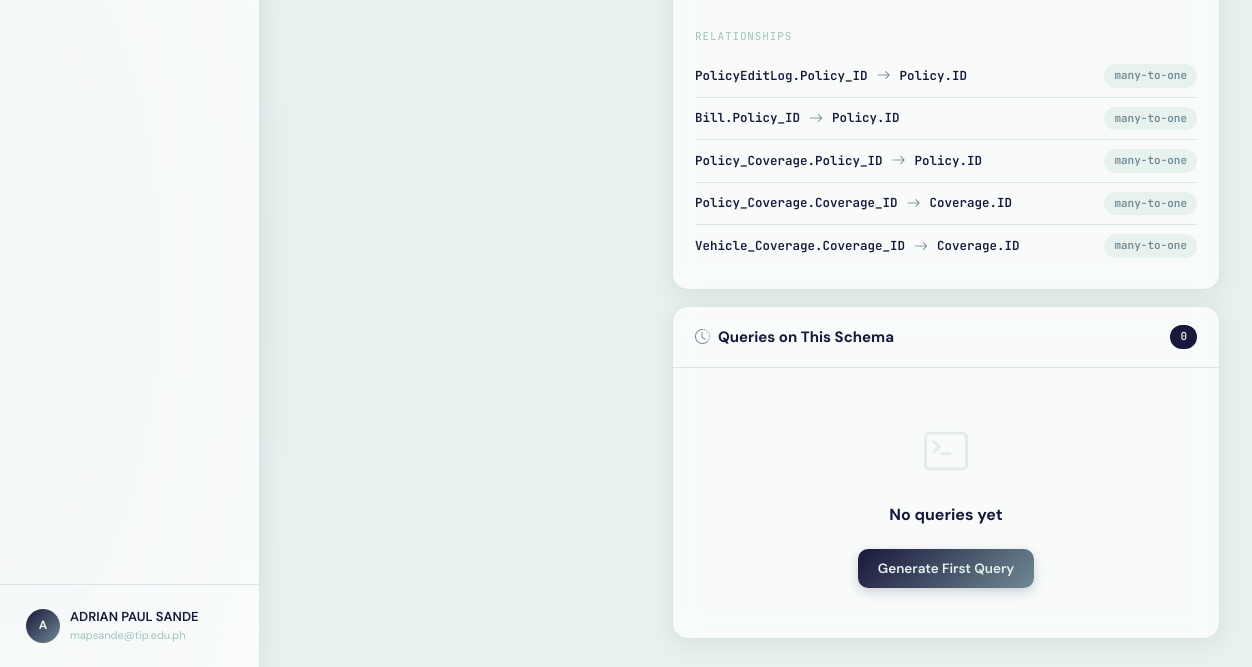
The page /schemas/23 (signed in, lower part) on the database as committed earlier.
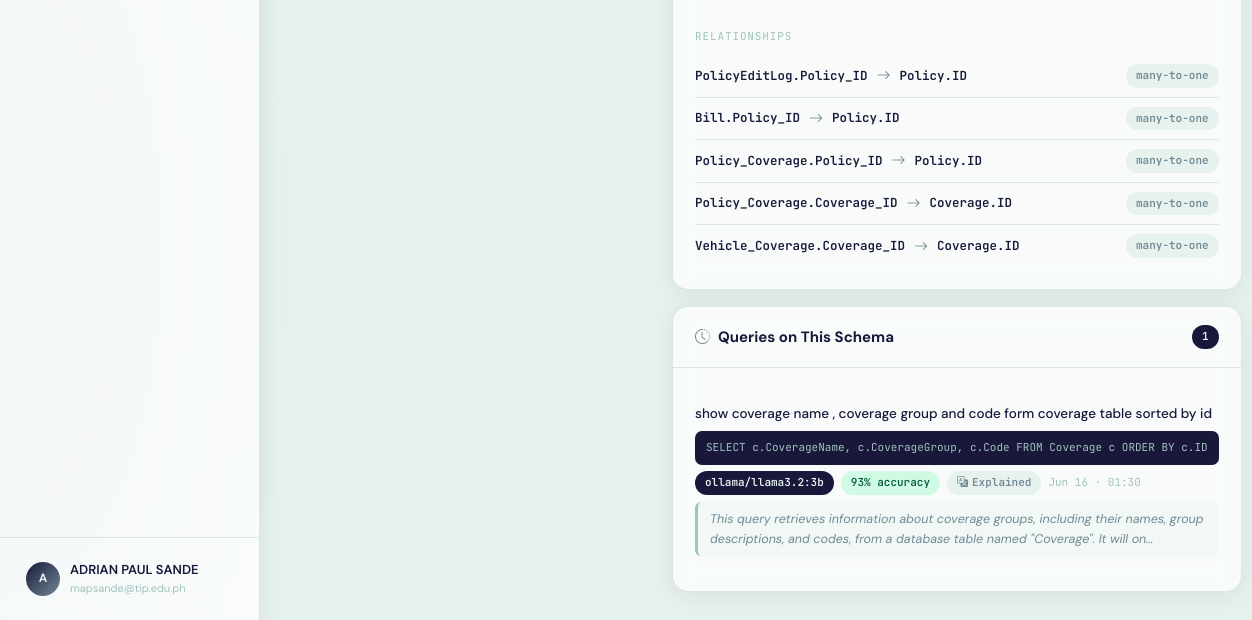
The same page on the database as committed later.
### app.py (models this page shows)
class QueryHistory(db.Model):
    __tablename__ = "query_history"
    id             = db.Column(db.Integer, primary_key=True)
    user_id        = db.Column(db.Integer, db.ForeignKey("users.id"), nullable=False)
    schema_id      = db.Column(db.Integer, db.ForeignKey("schema_uploads.id"), nullable=True)
    natural_query  = db.Column(db.Text, nullable=False)
    generated_sql  = db.Column(db.Text, default="")
    model_used     = db.Column(db.String(80), default="")
    sql_explanation = db.Column(db.Text, default="")     # Feature 2: plain-English explanation
    accuracy_score  = db.Column(db.Float, default=None)  # Feature 4: confidence score
    accuracy_notes  = db.Column(db.Text, default="")     # Feature 4: validation notes
    conversation_context = db.Column(db.Text, default="")  # Feature 3: JSON conversation history
    created_at     = db.Column(db.DateTime, default=datetime.datetime.utcnow)

### app.py (the view)
@app.route("/schemas/<int:schema_id>")
@login_required
def schema_detail(schema_id):
    schema = SchemaUpload.query.filter_by(id=schema_id, user_id=current_user.id).first_or_404()
    if schema.confirmed_schema:
        parsed = json.loads(schema.confirmed_schema)
    elif schema.parsed_schema:
        parsed = json.loads(schema.parsed_schema)
    else:
        parsed = {}
    queries = QueryHistory.query.filter_by(schema_id=schema_id)\
              .order_by(QueryHistory.created_at.desc()).all()
    return render_template("schema_detail.html", schema=schema, parsed=parsed, queries=queries)

### app.py (called while the page is built)
@login_manager.user_loader
def load_user(user_id):
    return db.session.get(User, int(user_id))

### templates/schema_detail.html (shortened to what this page needs)
{% extends "base.html" %}
{% block content %}
<div class="detail-grid">
  <div>
    <div class="card fade-in fade-in-2" style="margin-bottom:16px;">
      <div class="card-body">
        {% if parsed.tables %}
          <div style="display:grid;grid-template-columns:repeat(auto-fill,minmax(200px,1fr));gap:11px;margin-bottom:18px;">
          </div>
          {% if parsed.relationships %}
          <div>
            <div style="font-size:11px;font-family:var(--mono);color:var(--text-xs);text-transform:uppercase;letter-spacing:.08em;margin-bottom:9px;">Relationships</div>
            {% for rel in parsed.relationships %}
            <div class="rel-row">
              <span class="rel-from">{{ rel.from_table }}.{{ rel.from_col }}</span>
              <i class="bi bi-arrow-right rel-arrow"></i>
              <span class="rel-from">{{ rel.to_table }}.{{ rel.to_col }}</span>
              <span class="badge badge-light" style="margin-left:auto;">{{ rel.type }}</span>
            </div>
            {% endfor %}
          </div>
          {% endif %}
        {% endif %}
      </div>
    </div>
    <div class="card fade-in fade-in-3">
      <div class="card-header">
        <div class="card-title"><i class="bi bi-clock-history" style="color:var(--primary-mid);margin-right:8px;"></i>Queries on This Schema</div>
        <span class="badge badge-dark">{{ queries|length }}</span>
      </div>
      <div class="card-body">
        {% if queries %}
          {% for q in queries %}
          <div class="qh-item">
            <div class="qh-q">{{ q.natural_query[:100] }}{% if q.natural_query|length > 100 %}…{% endif %}</div>
            <div class="qh-sql-mini">{{ q.generated_sql[:120] }}{% if q.generated_sql|length > 120 %}…{% endif %}</div>
            <div style="display:flex;gap:7px;align-items:center;flex-wrap:wrap;">
              <span class="badge {{ 'badge-dark' if q.model_used != 'heuristic' else 'badge-amber' }}">{{ q.model_used }}</span>
              {% if q.accuracy_score is not none %}
              <span class="badge {{ 'badge-green' if q.accuracy_score >= 85 else 'badge-amber' if q.accuracy_score >= 60 else 'badge-red' }}">
                {{ q.accuracy_score|int }}% accuracy
              </span>
              {% endif %}
              {% if q.sql_explanation %}
              <span class="badge badge-light" title="{{ q.sql_explanation }}"><i class="bi bi-translate"></i> Explained</span>
              {% endif %}
              <span style="font-size:11px;color:var(--text-xs);font-family:var(--mono);">{{ q.created_at.strftime('%b %d · %H:%M') }}</span>
            </div>
            {% if q.sql_explanation %}
            <div style="margin-top:7px;font-size:12.5px;color:var(--text-soft);font-style:italic;padding:7px 12px;background:rgba(231,242,239,0.4);border-radius:6px;border-left:3px solid var(--primary-light);">
              {{ q.sql_explanation[:160] }}{% if q.sql_explanation|length > 160 %}…{% endif %}
            </div>
            {% endif %}
          </div>
          {% endfor %}
        {% else %}
          <div class="empty" style="padding:28px 0;">
            <i class="bi bi-terminal"></i>
            <h4>No queries yet</h4>
            <a href="{{ url_for('query_page') }}?schema_id={{ schema.id }}" class="btn btn-primary mt-3" style="display:inline-flex;">Generate First Query</a>
          </div>
        {% endif %}
      </div>
    </div>
  </div>
</div>
{% endblock %}

Rows that differ between the two databases and show on the page:
added QueryHistory: natural_query "show coverage name , coverage group and code form coverage table sorted by id", generated_sql "SELECT c.CoverageName, c.CoverageGroup, c.Code FROM Coverage c ORDER BY c.ID", model_used "ollama/llama3.2:3b", accuracy_score "93", created_at "Jun 16 · 01:30", sql_explanation "This query retrieves information about coverage groups, including their names, group descriptions, and codes, from a database table named \"Coverage\". It will on"
Other text that changed with them:
{{ queries|length }}: "0" → "1"
text no longer shown: "No queries yet Generate First Query"
